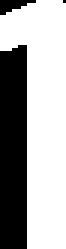
#> input picture dataset/Lab07-Dataset/1.bmp, 22 x 83 px (shown 3 times larger)
$ python main.py
#> lines starting #> are read from the running program, lines starting #| are printed output that depends on the picture; after the words box and inside, x2 and y2 are one past the last pixel; in counts of white or black regions, pixels touching at a corner belong together; pictures that were not available may be replaced by others from this repository, and a replacement may not be noted
### pre_processing_data.py
import numpy as np
import cv2
import os

import Helpers

# [16 lines left out: function read_image, not called in this run]

def read_reference_characters(folder_path: str) -> list:
#> called with folder_path = './dataset/Lab07-Dataset'
    reference_characters: list = []
    files: list = [file for file in os.listdir(folder_path) if os.path.isfile(os.path.join(folder_path, file))]

    for file_name in files:
        reference_img: np.ndarray = cv2.imread(folder_path + '/' + file_name)
#> reference_img is the input picture: shape (83, 22, 3); 65.1% white; 3 black regions (1 under 20 px), largest, box (x1, y1, x2, y2) and area: (0, 15, 9, 83) 602, (0, 0, 12, 5) 34
        if reference_img is not None:
            reference_characters.append((reference_img, file_name[0].upper()))

    return reference_characters

### CaptureFrame_Process.py
import cv2
import time
import Localization
import plate_rotation
import Recognize
import numpy as np
import Helpers

def CaptureFrame_Process(file_path, sample_frequency, save_path, reference_characters, show=True):
    """
    In this file, you will define your own CaptureFrame_Process funtion. In this function,
    you need three arguments: file_path(str type, the video file), sample_frequency(second), save_path(final results saving path).
    To do:
        1. Capture the frames for the whole video by your sample_frequency, record the frame number and timestamp(seconds).
        2. Localize and recognize the plates in the frame.(Hints: need to use 'Localization.plate_detection' and 'Recognize.segmetn_and_recognize' functions)
        3. If recognizing any plates, save them into a .csv file.(Hints: may need to use 'pandas' package)
    Inputs:(three)
        1. file_path: video path
        2. sample_frequency: second
        3. save_path: final .csv file path
    Output: None
    """
    data = process_video(file_path, sample_frequency, reference_characters)
    split_scenes(data, save_path)
    pass

def process_video(file_path: str, sample_frequency: int, reference_characters) -> list:
    """
    Given a video and the sampling frequency, performs the required analysis on the video's frames
    """

    # Open the video and initialize variables
    cap = cv2.VideoCapture(file_path)
    cap.set(cv2.CAP_PROP_FPS, sample_frequency)
    if cap.isOpened()== False:
        print("Error opening video stream or file")
    counter: int = 0
    start_time: float = time.time()
    rows: list = []

    # Iterate the frames of the video with the specified sample frequency
    while cap.isOpened():
        ret, frame = cap.read()
        if ret == True:
            # Run the pipeline for the given plate
            plates: list = Localization.plate_detection(frame)
            for plate in plates:
                if plate.shape[0]*plate.shape[1] > 0.8*frame.shape[0]*frame.shape[1]:
                    continue
                try:
                    rotated: np.ndarray = plate_rotation.rotation_pipeline(plate)
                except Exception:
                    continue
                if rotated is None:
                    continue
                localized = Localization.plate_detection(rotated)
                for l in localized:
                    scores, output = Recognize.segment_and_recognize(rotated, reference_characters)
                    if len(scores) == 0:
                        continue

                # Add the data for the given frame on the list of rows
                    end: float = time.time()-start_time
                    if len(output) == 6:
                        rows.append((scores, output, counter, end))

            # Move to the next frame
            counter += sample_frequency
            cap.set(cv2.CAP_PROP_POS_FRAMES, counter)
            if cv2.waitKey(0) & 0xFF == ord('q'):
                break
        else:
            break
    # Release the video capture
    cap.release()
    cv2.destroyAllWindows()

    # Return the video data
    return rows

def split_scenes(data: list, save_path: str):
    """
    Given a list of data, split it to scenes and calculate the majority vote for the data of that scene
    """
    # Open the writer to the csv file
    output = open(save_path, "w")
    output.write("License plate,Frame no.,Timestamp(seconds)\n")
    scene_outputs: list = []
    scene_scores: list = []
    scene_frame = data[0][2]
    scene_time = data[0][3]
    comp: str = data[0][1]
    for row in data:
        current_output: str = row[1]
        if Helpers.hamming_distance(current_output, comp) > 2:
            out = Recognize.majority_characterwise(scene_outputs, scene_scores)
            to_write = out+','+str(scene_frame)+','+str(scene_time)+'\n'
            output.write(to_write)
            scene_outputs = []
            scene_scores = []
            scene_frame = row[2]
            scene_time = row[3]
        comp = current_output
        scene_outputs.append(current_output)
        scene_scores.append(row[0])
    return

### Localization.py
import cv2
import numpy as np
import Helpers

def plate_detection(image: np.ndarray) -> list:
    """
    In this file, you need to define plate_detection function.
    To do:
        1. Localize the plates and crop the plates
        2. Adjust the cropped plate images
    Inputs:(One)
        1. image: captured frame in CaptureFrame_Process.CaptureFrame_Process function
        type: Numpy array (imread by OpenCV package)
    Outputs:(One)
        1. plate_imgs: cropped and adjusted plate images
        type: list, each element in 'plate_imgs' is the cropped image(Numpy array)
    Hints:
        1. You may need to define other functions, such as crop and adjust function
        2. You may need to define two ways for localizing plates(yellow or other colors)
    """
    masked: np.ndarray = masked_image(image, 13, 28, 136,246,89, 240)
    plates: list = crop_plates(masked, image)
    return plates

def masked_image(image: np.ndarray, minH: int, maxH: int, minS: int, maxS: int, minV: int, maxV: int) -> np.ndarray:
    """
    This function applies a color to mask to an image in order to make everything with
    a color outside of the given range. This is used to have an image that only shows the
    color of the license plate. The parameters minH, maxH, minS, maxS, minV, maxV determine
    the desired color range in HSV format.
    """
    hsv: np.ndarray = cv2.cvtColor(image, cv2.COLOR_BGR2HSV)

    colorMin: np.ndarray = np.array([minH, minS, minV])
    colorMax: np.ndarray = np.array([maxH, maxS, maxV])

    mask: np.ndarray = cv2.inRange(hsv, colorMin, colorMax)
    hsv[mask == 0] = [0,0,0]
    return hsv

def crop_plates(masked: np.ndarray, original:np.ndarray) -> list:
    """
    This function, given a masked image, crops the parts of the image that contain license plates.
    It returns a list of the cropped images.
    """
    bgr: np.ndarray = cv2.cvtColor(masked, cv2.COLOR_HSV2BGR)
    binary: np.ndarray = cv2.cvtColor(bgr, cv2.COLOR_BGR2GRAY)
    binary[binary > 50] = 255
    binary = Helpers.close(binary)
    plates: list = []
    columns: np.ndarray = np.count_nonzero(binary, axis = 0)
    start: int = 0
    while start < len(columns):
        if columns[start] == 0:
            start += 1
            if start >= len(columns)-1:
                break
            continue
        end: int = start+1
        while columns[end] > 0:
            end += 1
            if end == len(columns):
                break
        if end - start < 65:
            start = end+1
            continue
        rows: np.ndarray = np.count_nonzero(binary[:, start:end], axis = 1)
        max_start: int = 0
        max_end: int = len(rows)-1
        max_count: int = 0
        cur_start: int = 0
        cur_end: int = 0
        while cur_start < len(rows)-1:
            if rows[cur_start] == 0:
                cur_start += 1
                if cur_start >= len(rows)-1:
                    break
                continue
            cur_end = cur_start+1
            while rows[cur_end] > 0:
                cur_end += 1
                if cur_end >= len(rows):
                    break
            cur_count = np.sum(rows[cur_start:cur_end])
            if cur_count > max_count:
                max_start = cur_start
                max_end = cur_end
                max_count = cur_count
            cur_start = cur_end+1
        plates.append(original[max_start:max_end, start:end])
        start = end+1
        if len(plates) == 2:
            break
    return plates

### Helpers.py
import numpy as np
import cv2
import matplotlib.pyplot as plt

# [9 lines left out: function plotImage, not called in this run]

def close(image):
    s1 = np.ones((5,5))
    s2 = np.ones((3,3))
    s3 = np.ones((5,2))
    res = cv2.dilate(image, s1)
    res = cv2.dilate(res, s1)
    res = cv2.dilate(res, s3)
    res = cv2.erode(res, s2)
    return res

# [29 lines left out: functions adaptive_thresholding, drawBoxes, not called in this run]

def clear_top_bottom(binary):
	height, length = binary.shape
	top_black = i = 0
	bottom_black = j = height-1
	left = int(0.05*length)
	right = int(0.95*length)
	result = binary[:, left:right]
	while i < j:
		if np.count_nonzero(result[i]) < 0.05*length:
			top_black = i
		if np.count_nonzero(result[j]) < 0.05*length:
			bottom_black = j
		i += 1
		j -= 1
	return result[top_black:bottom_black]

def hamming_distance(s1: str, s2: str) -> int:
    return sum(c1 != c2 for c1,c2 in zip(s1, s2))

class BoundingBox:
    # [37 lines left out: functions __init__, intersection_over_union, is_close, merge, not called in this run]

    def __str__(self):
        return 'x_1: ' + str(self.x1) + '\nx_2: ' + str(self.x2) + '\ny_1: ' + str(self.y1) + '\ny_2: ' + str(self.y2)

### plate_rotation.py
import numpy as np
import cv2

def find_rotation(image: np.ndarray) -> float:
    """ Find rotation angle of license plate. This function takes an image
        after Canny edge detection and identifies the angle of rotation of
        a license plate within the image.

        Parameters:
        image (np.ndarray): Input image after Canny edge detection.

        Returns:
        float: Angle of rotation of the license plate.
    """
    rotation: float = 0.0
    lines = cv2.HoughLinesP(image, 1, np.pi / 180, threshold=50, minLineLength=50, maxLineGap=10)

    angles: list = [np.arctan2(line[0][3] - line[0][1], line[0][2] - line[0][0]) for line in lines]

    if angles:
        rotation = -np.degrees(np.median(angles))


    return rotation

def rotate(image: np.ndarray, theta: float) -> np.ndarray:
    """ Rotate image to show axis-aligned license plate. This function
        takes an input image and a rotation angle in degrees (theta).
        The angle is used to rotate the image, making the license
        plate axis-aligned.

        Parameters:
        image (np.ndarray): Input image.
        theta (float): Rotation angle in degrees.

        Returns:
        np.ndarray: Rotated image with axis-aligned license plate.
    """
    height, width= image.shape[:2]

    # Convert angle to radians
    theta_rad: float = np.radians(theta)

    # Calculate rotation matrix
    rotation_matrix = cv2.getRotationMatrix2D((width / 2, height / 2), -theta, 1)  # Adjusted here

    # Apply rotation to the image
    rotated_image = cv2.warpAffine(image, rotation_matrix, (width, height), flags=cv2.INTER_LINEAR, borderMode=cv2.BORDER_CONSTANT)

    return rotated_image

def rotation_pipeline(image: np.ndarray) -> np.ndarray:
    """ Rotation pipeline for license plate alignment.

        Parameters:
        - image (np.ndarray): Input image containing a license plate.

        Returns:
        - np.ndarray: Resulting image with an axis-aligned license plate.
    """
    blurred = cv2.GaussianBlur(image, (5, 5), 0)
    edges = cv2.Canny(blurred, 50, 150)
    rotation_angle: float = find_rotation(edges)

    return rotate(image, rotation_angle)

### Recognize.py
import cv2
import numpy as np
import Helpers

from character_recognition import get_license_plate_number

def segment_and_recognize(plate_image: np.ndarray, reference_characters: list):
	"""
	In this file, you will define your own segment_and_recognize function.
	To do:
		1. Segment the plates character by character
		2. Compute the distances between character images and reference character images(in the folder of 'SameSizeLetters' and 'SameSizeNumbers')
		3. Recognize the character by comparing the distances
	Inputs:(One)
		1. plate_imgs: cropped plate images by Localization.plate_detection function
		type: list, each element in 'plate_imgs' is the cropped image(Numpy array)
	Outputs:(One)
		1. recognized_plates: recognized plate characters
		type: list, each element in recognized_plates is a list of string(Hints: the element may be None type)
	Hints:
		You may need to define other functions.
	"""
	# chars, dashes = Segment.segment(plate_image, show=False)
	# if chars is None:
	# 	#print('None')
	# 	return [], ''

	bounding_boxes: list = character_segmentation(plate_image)

	return get_license_plate_number(reference_characters, bounding_boxes)

# [46 lines left out: functions majority_characterwise, add_dashes, not called in this run]


def character_segmentation(plate_image: np.ndarray) -> list:
	plate: np.ndarray = cv2.cvtColor(plate_image, cv2.COLOR_BGR2GRAY)
	plate = cv2.adaptiveThreshold(plate, 255, cv2.ADAPTIVE_THRESH_MEAN_C, cv2.THRESH_BINARY_INV, 21, 11)
	plate = Helpers.clear_top_bottom(plate)
	plate = np.array(plate, np.uint8)
	contours, _ = cv2.findContours(plate, cv2.RETR_EXTERNAL, cv2.CHAIN_APPROX_SIMPLE)
	if len(contours) == 0:
		return []

	mean_area: float = 0
	plate_area: float = plate.shape[0] * plate.shape[1]
	for contour in contours:
		contour_area = cv2.contourArea(contour)
		if contour_area < plate_area * 0.5:
			mean_area += contour_area

	mean_area /= len(contours)
	threshold_area: float = mean_area * 0.5

	bounding_boxes: list = []

	for contour in contours:
		contour_area: float = cv2.contourArea(contour)
		if contour_area >= plate_area * 0.7:
			continue

		if contour_area > threshold_area:
			x, y, w, h = cv2.boundingRect(contour)
			bounding_boxes.append((plate[y:y+h, x:x+w], x))

	bounding_boxes.sort(key=lambda x: x[1])

	return bounding_boxes

### character_recognition.py
import numpy as np
import cv2

# [14 lines left out: function difference_score, not called in this run]

def give_label_lowest_score(img: np.ndarray, reference_characters: list) -> str:
    """
    """
    min_score: int = np.inf
    min_score_char: str = 0

    img[img < 125] = 0
    img[img >= 125] = 255

    for char in reference_characters:
        reference_character = cv2.resize(char[0], (img.shape[1], img.shape[0]))
        reference_character = cv2.cvtColor(reference_character, cv2.COLOR_BGR2GRAY)
        reference_character[reference_character < 125] = 0
        reference_character[reference_character >= 125] = 255

        xor_diff = cv2.bitwise_xor(img, reference_character)
        score = np.sum(xor_diff) / (img.shape[0] * img.shape[1] * 255.0)


        if score < min_score:
            min_score = score
            min_score_char = char[1]

    return min_score, min_score_char

def recognise_character(reference_characters: list, img: np.ndarray):
    return give_label_lowest_score(img, reference_characters)

def get_license_plate_number(reference_characters: list, chars: list) -> str:
    plate_num: str = ''
    xor_scores: list = []

    if len(chars) == 6:
        for char in chars:
            score, pred_char = give_label_lowest_score(char[0], reference_characters)
            plate_num += pred_char
            xor_scores.append(score)

    return xor_scores, plate_num

### main.py
import argparse
import os
import CaptureFrame_Process
from pre_processing_data import read_reference_characters


# define the required arguments: video path(file_path), sample frequency(second), saving path for final result table
# for more information of 'argparse' module, see https://docs.python.org/3/library/argparse.html
def get_args():
	parser = argparse.ArgumentParser()
	parser.add_argument('--file_path', type=str, default='dataset/trainingvideo.avi')
	parser.add_argument('--output_path', type=str, default='dataset/Output.csv')
	parser.add_argument('--sample_frequency', type=int, default=2)
	args = parser.parse_args()
	return args


# In this file, you need to pass three arguments into CaptureFrame_Process function.
if __name__ == '__main__':
	args = get_args()
	if args.output_path is None:
		output_path = os.getcwd()
	else:
		output_path = args.output_path
	file_path = args.file_path
	#file_path = 'dataset\TrainingSet\Categorie II\Video225.avi'
	# file_path = 'dataset\\trainingvideo.avi'
	# sample_frequency = args.sample_frequency
	sample_frequency = 16
	reference_characters: list = read_reference_characters('./dataset/Lab07-Dataset')
#> reference_characters = 3 items
	CaptureFrame_Process.CaptureFrame_Process(file_path, sample_frequency, output_path, reference_characters, show=False)
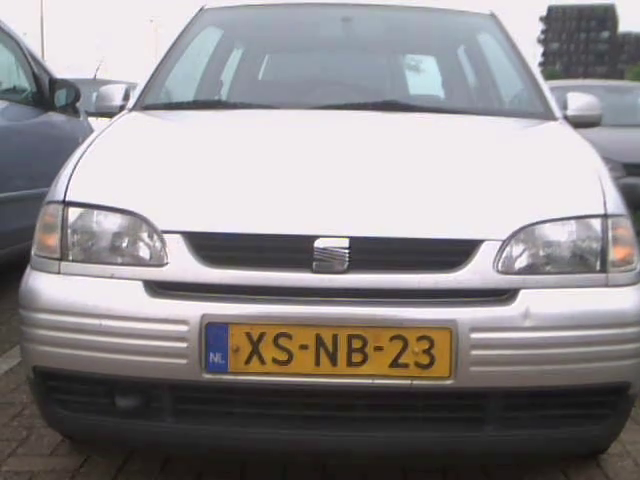
#> input picture frame 14 of dataset/pipeline/shorterVideo.avi, 640 x 480 px, given in place of trainingvideo.avi, which was not available
#> in process_video, frame is the input picture: shape (480, 640, 3); mean B, G, R 142.5, 141.1, 144.8
#> in masked_image, `hsv: np.ndarray = cv2.cvtColor(image, cv2.COLOR_BGR2HSV)`: hsv: shape (480, 640, 3); mean H, S, V 98.9, 26.2, 149.1
#> in masked_image, `mask: np.ndarray = cv2.inRange(hsv, colorMin, colorMax)`: mask: shape (480, 640); 2.8% white; 33 white regions (30 under 20 px), largest, box (x1, y1, x2, y2) and area: (232, 324, 452, 380) 8297, (352, 354, 364, 362) 70, (354, 340, 363, 348) 64
#> in masked_image, `hsv[mask == 0] = [0,0,0]`: hsv: shape (480, 640, 3); mean H, S, V 0.5, 4.9, 4.1
#> in crop_plates, `bgr: np.ndarray = cv2.cvtColor(masked, cv2.COLOR_HSV2BGR)`:
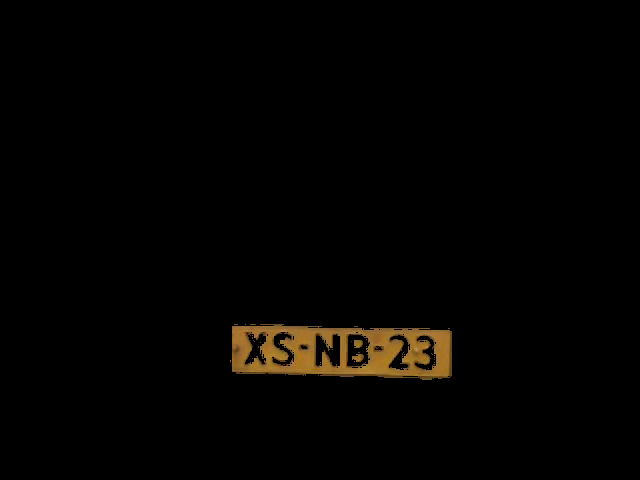
#> bgr: shape (480, 640, 3); mean B, G, R 1.2, 2.9, 4.1
#> in crop_plates, `binary: np.ndarray = cv2.cvtColor(bgr, cv2.COLOR_BGR2GRAY)`:
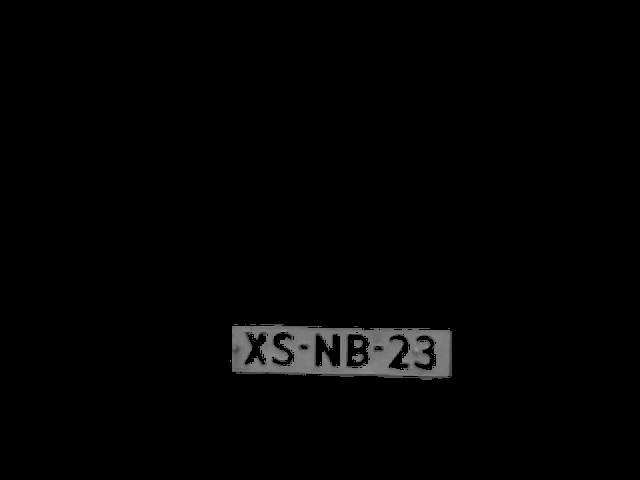
#> binary: shape (480, 640); min 0, max 149, mean 3.1
#> in close, `res = cv2.dilate(image, s1)`: res: shape (480, 640); 3.8% white; 1 white region, box (x1, y1, x2, y2) and area: (228, 322, 454, 382) 11683
#> in close, `res = cv2.dilate(res, s1)`: res: shape (480, 640); 4.3% white; 1 white region, box (x1, y1, x2, y2) and area: (226, 320, 456, 384) 13175
#> in close, `res = cv2.dilate(res, s3)`: res: shape (480, 640); 4.6% white; 1 white region, box (x1, y1, x2, y2) and area: (226, 318, 457, 386) 14178
#> in close, `res = cv2.erode(res, s2)`:
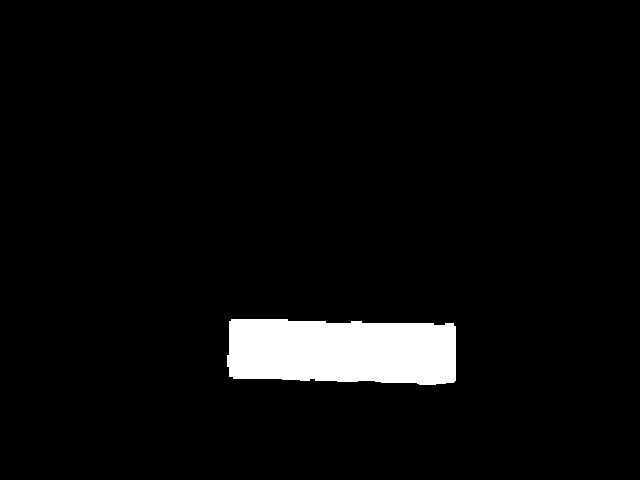
#> res: shape (480, 640); 4.4% white; 1 white region, box (x1, y1, x2, y2) and area: (227, 319, 456, 385) 13570
#> in crop_plates, `columns: np.ndarray = np.count_nonzero(binary, axis = 0)`: columns = 640 values, max 62 at index 419, min 0 at index 0, mean 21.2
#> after the loop in crop_plates, `while start < len(columns):`: plates = 1 item
#> the loop in process_video, `for plate in plates:` made 1 pass
#> rotation_angle in rotation_pipeline on pass 1: -0.862
#> pass 1, in rotation_pipeline, `blurred = cv2.GaussianBlur(image, (5, 5), 0)`:
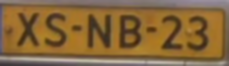
#> blurred: shape (66, 229, 3); mean of channels 0, 1, 2 60.2, 102.9, 134.1; drawn as B, G, R
#> pass 1, in rotation_pipeline, `edges = cv2.Canny(blurred, 50, 150)`:
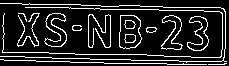
#> edges: shape (66, 229); 15% white in thin lines or dots
#> pass 1, in rotate, `rotated_image = cv2.warpAffine(image, rotation_matrix, (width, height)..`:
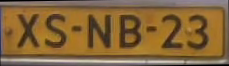
#> rotated_image: shape (66, 229, 3); mean of channels 0, 1, 2 58.7, 101.4, 132.4; drawn as B, G, R
#> after the loop in process_video, `for plate in plates:`: rows = [([0.325, 0.452, 0.502, 0.517, 0.179, 0.339], '121121', 0, 0.163)]
#> in process_video, `counter += sample_frequency`: counter = 16
#> (key q is pressed here)
#> in CaptureFrame_Process, `data = process_video(file_path, sample_frequency, reference_characters)`: data has the same summary as rows in process_video
#> in split_scenes, `scene_frame = data[0][2]`: scene_frame = 0
#> in split_scenes, `scene_time = data[0][3]`: scene_time = 0.163
#> in split_scenes, `comp: str = data[0][1]`: comp = '121121'
#> the loop in split_scenes, `for row in data:` made 1 pass
#> (current_output, comp) on pass 1: ('121121', '121121')
